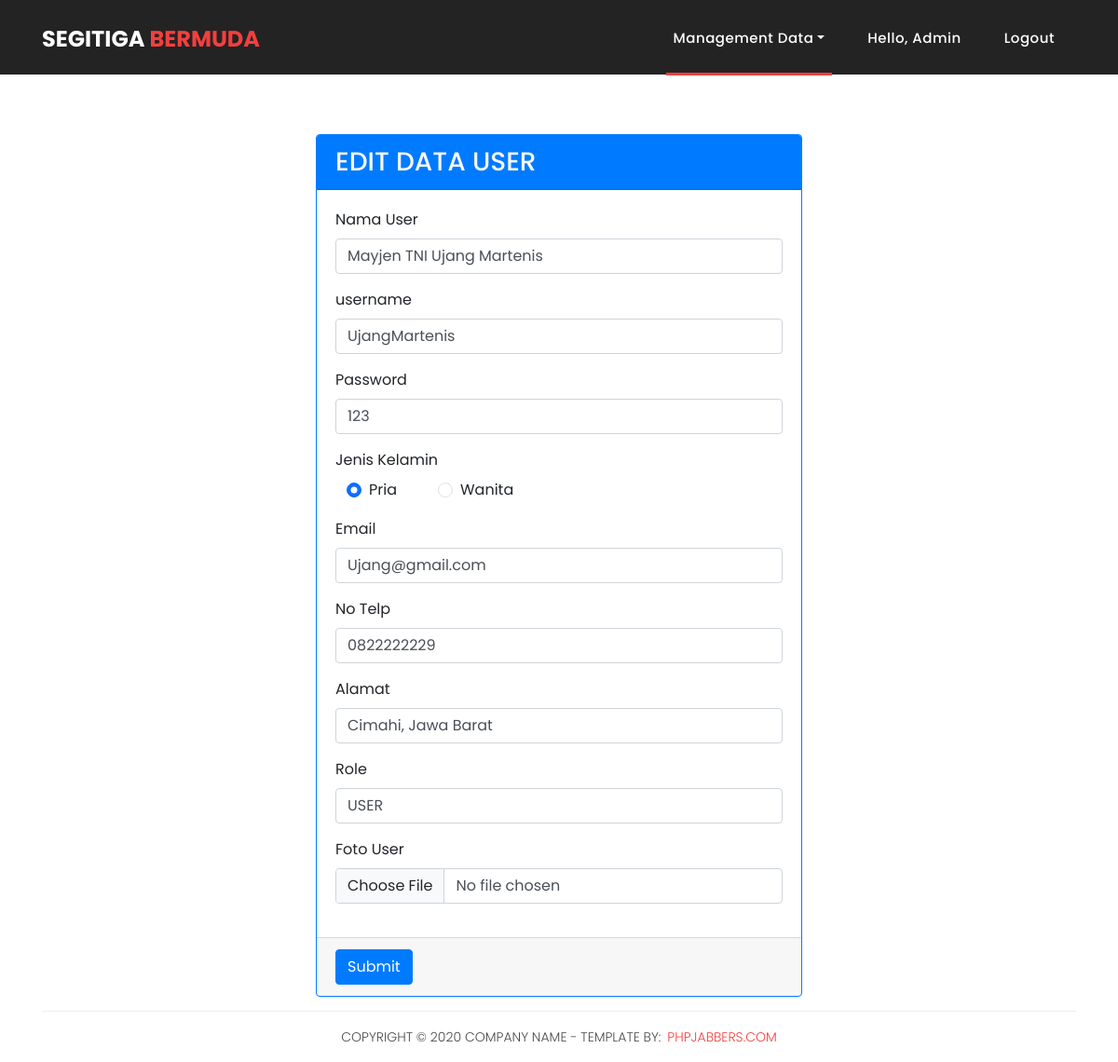
/edit_user.php (signed in), run on an earlier commit of the app's database.
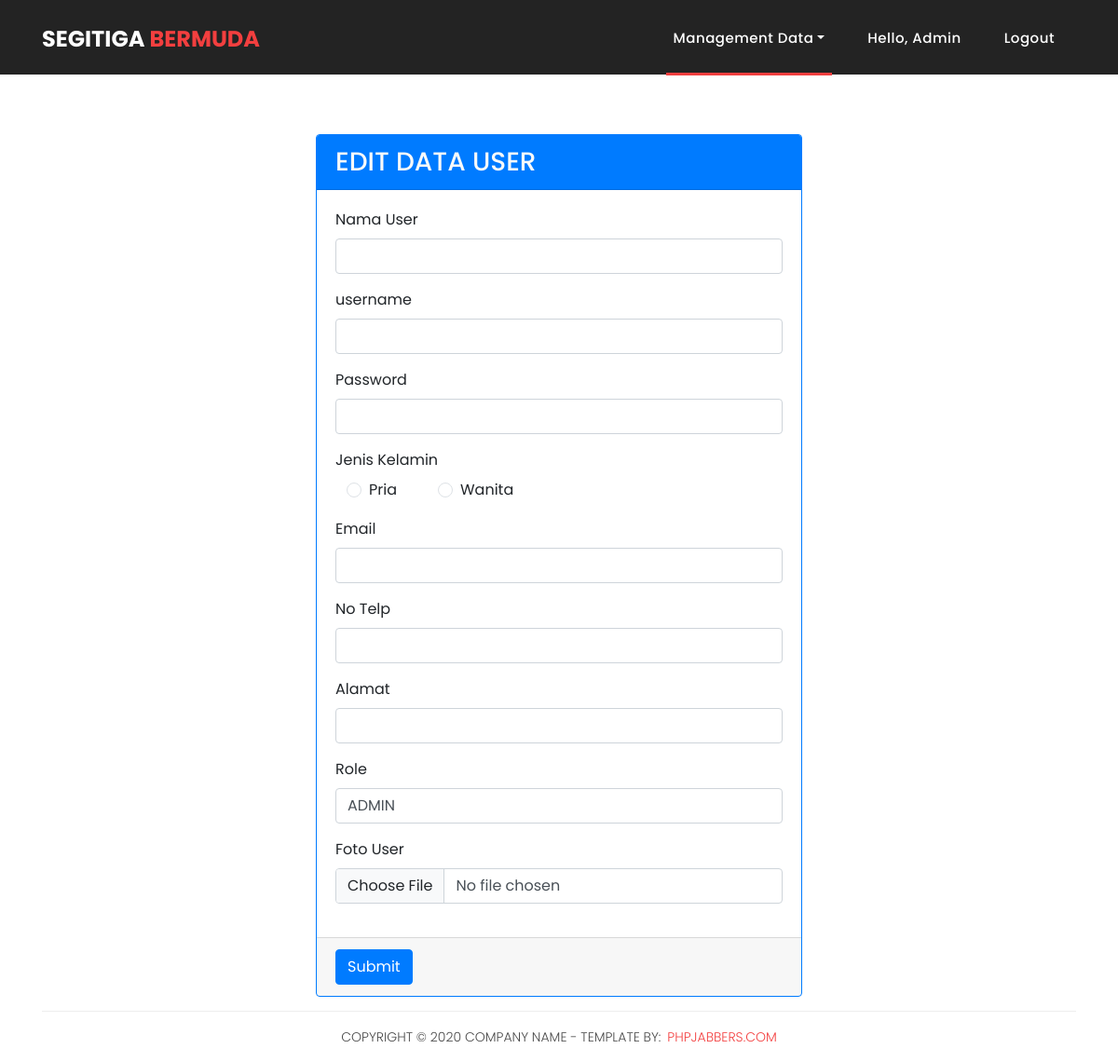
And on a later commit of the database.
### tables this page shows
CREATE TABLE `user` (
  `id_user` int(11) NOT NULL,
  `nama_user` varchar(32) NOT NULL,
  `username` varchar(32) NOT NULL,
  `password` varchar(32) NOT NULL,
  `jenis_kelamin` enum('Pria','Wanita','','') NOT NULL,
  `email_user` varchar(32) NOT NULL,
  `no_telp` varchar(15) NOT NULL,
  `alamat` text NOT NULL,
  `role` enum('ADMIN','USER','','') NOT NULL DEFAULT 'USER',
  `foto_user` varchar(32) NOT NULL
);

### edit_user.php (the view, shortened to what the changed rows need)
<!DOCTYPE html>
<html lang="en">
<head>
    <link href="https://cdn.jsdelivr.net/npm/bootstrap@5.3.2/dist/css/bootstrap.min.css" rel="stylesheet">
    <link href="vendor/bootstrap/css/bootstrap.min.css" rel="stylesheet">
    <link rel="stylesheet" href="assets/css/fontawesome.css">
    <link rel="stylesheet" href="assets/css/style.css">
    <link rel="stylesheet" href="assets/css/owl.css">
</head>
<?php
include "connection.php";
$id = $_GET["id"];
$users = mysqli_query($connection, "SELECT * FROM user WHERE id_user = '$id' ");
foreach ($users as $user) {
    $nama_user = $user['nama_user'];
    $username_user = $user['username'];
    $password_user = $user['password'];
    $jenis_kelamin = $user['jenis_kelamin'];
    $email_user = $user['email_user'];
    $no_telp = $user['no_telp'];
    $alamat = $user['alamat'];
    $role = $user['role'];
}
?>
<body>
    <header class="">
        <nav class="navbar navbar-expand-lg">
            <div class="container">
                <a class="navbar-brand" href="index.php">
                <h2>Segitiga <em>Bermuda</em></h2>
                </a>
            </div>
        </nav>
    </header>
    <div class="container-fluid">
        <div class="row px-xl-5 justify-content-center">
            <div style="margin-top: 9rem;" class="col-md-6">
                <div class="card card-primary border-primary">
                    <form action="backend/proses_edit_user.php?id=<?php echo $id; ?>" method="post" enctype="multipart/form-data">
                        <div class="card-body">
                            <div class="form-group">
                                <label>Nama User</label>
                                <input type="text" class="form-control" name="nama_user" value="<?php echo $nama_user; ?>">
                            </div>
                            <div class="form-group">
                                <label>username</label>
                                <input type="text" class="form-control" name="username" value="<?php echo $username_user; ?>">
                            </div>
                            <div class=" form-group">
                                <label>Password</label>
                                <input type="text" class="form-control" name="password" value="<?php echo $password_user; ?>">
                            </div>
                            <div class="form-group">
                                <div class="d-flex">
                                    <div class="form-check ms-3">
                                        <?php
                                        if ($jenis_kelamin == 'Pria') {
                                            echo '<input class="form-check-input" type="radio"
                                            name="jenis_kelamin" value="Pria" checked>';
                                        } else {
                                            echo '<input class="form-check-input" type="radio"
                                            name="jenis_kelamin" value="Pria">';
                                        } ?>
                                        <label class="form-check-label">
                                            Pria
                                        </label>
                                    </div>
                                </div>
                            </div>
                            <div class="form-group">
                                <label>Email</label>
                                <input type="text" class="form-control" name="email_user" value="<?php echo $email_user; ?>">
                            </div>
                            <div class="form-group">
                                <label>No Telp</label>
                                <input type="number" class="form-control" name="no_telp" value="<?php echo $no_telp; ?>">
                            </div>
                            <div class="form-group">
                                <label>Alamat</label>
                                <input type="text" class="form-control" name="alamat" value="<?php echo $alamat; ?>">
                            </div>
                            <div class=" form-group">
                                <label>Role</label>
                                <select class="form-control" name="role">
                                    <option value="ADMIN" <?php if ($role == "ADMIN") {
                                                                echo "selected";
                                                            } ?>>ADMIN</option>
                                    <option value="USER" <?php if ($role == "USER") {
                                                                echo "selected";
                                                            } ?>>USER</option>
                                </select>
                            </div>
                        </div>
                    </form>
                </div>
            </div>
        </div>
    </div>
</body>
</html>

What changed in the data, as far as the page shows it:
removed user: nama_user "Mayjen TNI Ujang Martenis", username "UjangMartenis", password "123", email_user "Ujang@gmail.com", no_telp "0822222229", alamat "Cimahi, Jawa Barat", role "USER"
Also different on the page:
form field jenis_kelamin: (not shown) → "☐"
form field role: (not shown) → "ADMIN"
form field jenis_kelamin: "☑" → (not shown)
